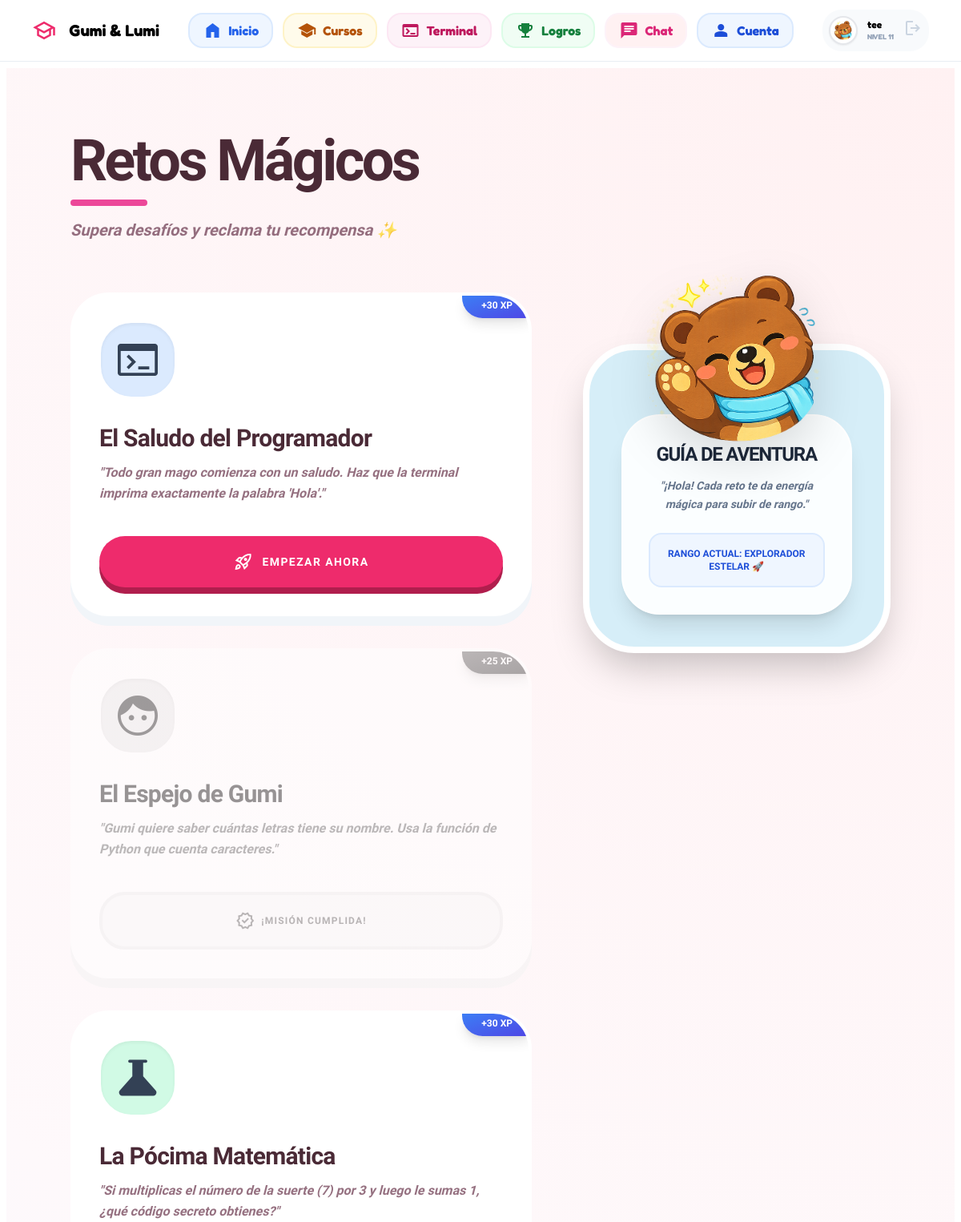
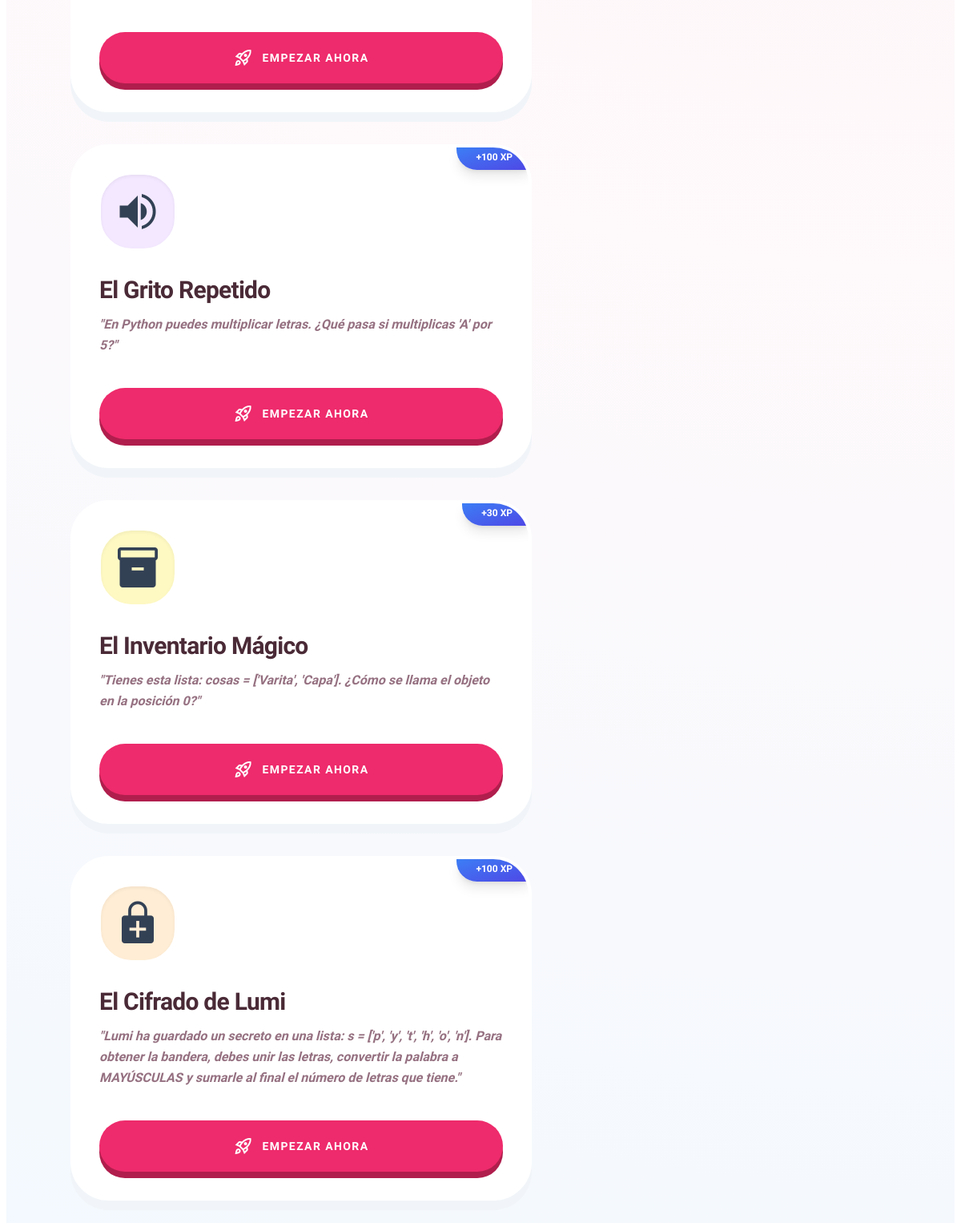
/retos/ (signed in), run on the app's committed database (2 pictures, top to bottom).
### core/models.py (models this page shows, shortened)
class Profile(models.Model):
    AVATAR_CHOICES = [
        ('gumi', 'Gumi (Osito)'),
        ('lumi', 'Lumi (Conejo)'),
    ]
    user = models.OneToOneField(User, on_delete=models.CASCADE, related_name="profile")
    avatar = models.CharField(max_length=10, choices=AVATAR_CHOICES, default='gumi')
    nickname = models.CharField(max_length=50, blank=True)
    phone = models.CharField(max_length=15, blank=True)
    xp = models.IntegerField(default=0)
    cursos_inscritos = models.ManyToManyField('Course', blank=True, related_name="estudiantes")
    @property
    def level(self):
        return (self.xp // 100) + 1
    @property
    def rango(self):
        lvl = self.level
        if lvl <= 10:
            return {
                'nombre': 'Aprendiz de Gumi 🌱',
                'clase': 'bronce',
                'color': '#30abe8', # Azul Gumi
                'icon': 'potted_plant'
            }
        elif lvl <= 20:
            return {
                'nombre': 'Explorador Estelar 🚀',
                'clase': 'plata',
                'color': '#a78bfa', # Lila Lumi
                'icon': 'rocket_launch'
            }

class Reto(models.Model):
    TIPOS_RETO = [
        ('terminal', 'Terminal Python'),
        ('pregunta', 'Pregunta Abierta'),
        ('quiz', 'Opción Múltiple'),
    ]
    titulo = models.CharField(max_length=100)
    descripcion = models.TextField()
    pista = models.TextField(blank=True, null=True) # <-- NUEVO: Para ayudar sin regalar la respuesta
    icono = models.CharField(max_length=50, default='star')
    color_fondo = models.CharField(max_length=50, default='pink-100')
    xp_recompensa = models.IntegerField(default=100)
    tipo = models.CharField(max_length=20, choices=TIPOS_RETO)
    opciones_o_respuesta = models.TextField()
    es_case_sensitive = models.BooleanField(default=False)
    esta_activo = models.BooleanField(default=True)
    fecha_creacion = models.DateTimeField(auto_now_add=True)

### core/views.py (the view)
# urls.py: path('retos/', views.retos_view, name='retos'),
@login_required
def retos_view(request):
    todos_los_retos = Reto.objects.filter(esta_activo=True)
    hechos_ids = RetoCompletado.objects.filter(user=request.user).values_list('reto_id', flat=True)
    return render(request, 'core/retos.html', {
        'retos': todos_los_retos,
        'completadas_ids': hechos_ids
    })

### core/context_processors.py (called while the page is built)
def global_context(request):
    if request.user.is_authenticated:
        ultimo = UserLessonProgress.objects.filter(user=request.user, completed=True).order_by('-completed_at').first()
        if ultimo:
            proxima = Lesson.objects.filter(course=ultimo.lesson.course, order__gt=ultimo.lesson.order).first()
            if not proxima:
                proxima = Lesson.objects.exclude(course=ultimo.lesson.course).first()
        else:
            proxima = Lesson.objects.order_by('course__id', 'order').first()
        return {'proxima_leccion': proxima}
    return {}

### core/templates/core/retos.html (shortened to what this page needs)
{% extends 'base/base_private.html' %}
{% load static %}
{% block content %}
<div class="main-container">
    <main class="max-w-7xl w-full mx-auto px-6 md:px-12 py-12 relative z-10">
        <div class="mb-16">
            <h2 class="text-7xl font-black text-[#4a2a36] mb-3 tracking-tighter">Retos Mágicos</h2>
            <div class="h-2 w-24 bg-pink-500 rounded-full mb-4"></div>
            <p class="text-[#7a4c60] font-bold text-xl opacity-80 italic">Supera desafíos y reclama tu recompensa ✨</p>
        </div>
        <div class="flex flex-col lg:flex-row gap-16">
            <div class="flex-1">
                <div class="reto-grid">
                    {% for reto in retos %}
                    <div class="flat-card {% if reto.id in completadas_ids %}opacity-50 grayscale hover:translate-y-0{% endif %}">
                        <div class="absolute -top-1 -right-1 bg-gradient-to-br from-blue-500 to-indigo-600 text-white px-6 py-2 rounded-bl-[2rem] rounded-tr-[2.5rem] text-xs font-black shadow-lg z-10">
                            +{{ reto.xp_recompensa }} XP
                        </div>
                        <div class="size-24 rounded-[2.5rem] flex items-center justify-center mb-8 relative border-2 border-white shadow-inner bg-{{ reto.color_fondo|default:'pink-100' }}">
                            <span class="material-symbols-outlined text-6xl text-slate-700" style="font-variation-settings: 'FILL' 1">
                            </span>
                        </div>
                        <h3 class="text-3xl font-black mb-3 text-[#4a2a36] tracking-tight">{{ reto.titulo }}</h3>
                        <p class="text-[#7a4c60]/80 text-base mb-10 flex-1 font-bold leading-relaxed italic">
                            "{{ reto.descripcion }}"
                        </p>
                        <div class="mt-auto">
                            {% if reto.id in completadas_ids %}
                                <div class="w-full bg-emerald-50 py-5 rounded-[2rem] flex items-center justify-center gap-2 border-4 border-emerald-100 text-emerald-600 font-black text-xs uppercase tracking-widest">
                                    <span class="material-symbols-outlined">verified</span> ¡Misión Cumplida!
                                </div>
                            {% else %}
                                <button onclick="iniciarReto('{{ reto.id }}', '{{ reto.tipo }}', '{{ reto.titulo }}', '{{ reto.descripcion }}', '{{ reto.opciones_o_respuesta }}')" class="btn-3d-pink">
                                    <span class="material-symbols-outlined font-bold">rocket_launch</span> EMPEZAR AHORA
                                </button>
                            {% endif %}
                        </div>
                    </div>
                    {% endfor %}
                </div>
            </div>
            <div class="lg:w-96">
                <div class="sticky top-20">
                    <div class="mision-diaria-container">
                        <img src="{% if user.profile.avatar == 'lumi' %}{% static 'core/img/lumi_icon.png' %}{% else %}{% static 'core/img/gumi_icon.png' %}{% endif %}"
                             class="character-popout-sidebar animate-hero">
                        <div class="bg-white/90 backdrop-blur-md rounded-[3rem] p-8 shadow-xl border-2 border-white text-center w-full">
                            <h4 class="text-2xl font-black text-slate-800 mb-3 uppercase tracking-tighter">Guía de Aventura</h4>
                            <p class="text-slate-500 text-sm font-bold leading-relaxed mb-6 italic">
                                "¡Hola! Cada reto te da energía mágica para subir de rango."
                            </p>
                            <div class="py-4 px-4 bg-blue-50 rounded-2xl border-2 border-blue-100 font-black text-blue-700 text-xs">
                                RANGO ACTUAL: {{ user.profile.rango.nombre.upper }}
                            </div>
                        </div>
                    </div>
                </div>
            </div>
        </div>
    </main>
</div>
{% endblock %}

### core/templates/base/base_private.html (shortened to what this page needs)
<!DOCTYPE html>
<html lang="en" class="light">
<head>
    <script src="https://cdn.tailwindcss.com?plugins=forms,container-queries"></script>
    <link rel="stylesheet" href="https://cdnjs.cloudflare.com/ajax/libs/animate.css/4.1.1/animate.min.css"/>
</head>
<div class="flex h-screen">
  <div class="flex-1 flex flex-col">
{% include "base/header_private.html" %}
    <main class="flex-1 overflow-y-auto p-10">
      {% block content %}{% endblock %}
    </main>
  </div>
</div>
</body>
</html>

### core/templates/base/header_private.html
{% load static %}
<div class="font-cute">
<header class="flex items-center justify-between border-b border-[#e8edf3] px-10 py-3 bg-white">
    <div class="flex items-center gap-4">
        <span class="material-symbols-outlined text-primary text-3xl">school</span>
        <h2 class="text-xl font-bold">Gumi & Lumi</h2>
    </div>
<nav class="flex items-center gap-3">
{% with current=request.resolver_match.url_name %}
<a href="{% url 'dashboard' %}"
   class="group flex items-center gap-2 px-5 py-2 rounded-full border-2 font-bold transition-all duration-300
   {% if current == 'dashboard' %}
      bg-soft-blue border-blue-500 text-blue-900 shadow-md
   {% else %}
      border-soft-blue text-soft-blue hover:bg-soft-blue hover:bg-pastel-blue hover:text-primary hover:-translate-y-1 hover:scale-105
   {% endif %}">
   <span class="material-symbols-outlined">home</span>
   Inicio
</a>
<a href="{% url 'courses' %}"
   class="group flex items-center gap-2 px-5 py-2 rounded-full border-2 font-bold transition-all duration-300
   {% if current == 'courses' %}
      bg-pastel-yellow border-star-yellow text-[#7a5c00] shadow-md
   {% else %}
      border-star-yellow text-[#a07800]  hover:-translate-y-1 hover:scale-105
   {% endif %}">
   <span class="material-symbols-outlined">school</span>
   Cursos
</a>
<a href="{% url 'terminal_libre' %}"
       class="group flex items-center gap-2 px-5 py-2 rounded-full border-2 font-bold transition-all duration-300
       {% if current == 'terminal_libre' %}
          bg-slate-700 border-slate-900 text-white shadow-md
       {% else %}
          border-slate-800 bg-slate-800 text-white hover:bg-slate-700 hover:-translate-y-1 hover:scale-105
       {% endif %}">
        <span class="material-symbols-outlined">terminal</span>
        Terminal
    </a>
<a href="{% url 'logros' %}"
   class="group flex items-center gap-2 px-5 py-2 rounded-full border-2 font-bold transition-all duration-300
   {% if current == 'logros' %}
      bg-pastel-green border-hill-green text-green-900 shadow-md
   {% else %}
      border-hill-green text-green-700 hover:bg-pastel-green hover:-translate-y-1 hover:scale-105
   {% endif %}">
   <span class="material-symbols-outlined">emoji_events</span>
   Logros
</a>
<a href="{% url 'chat' %}"
   class="group flex items-center gap-2 px-5 py-2 rounded-full border-2 font-bold transition-all duration-300
   {% if current == 'chat' %}
      bg-soft-pink border-primary-pink text-pink-900 shadow-md
   {% else %}
      border-soft-pink text-pink-700 hover:bg-soft-pink hover:text-pink-900 hover:-translate-y-1 hover:scale-105
   {% endif %}">
   <span class="material-symbols-outlined">chat</span>
   Chat
</a>
<a href="{% url 'account' %}"
   class="group flex items-center gap-2 px-5 py-2 rounded-full border-2 font-bold transition-all duration-300
   {% if current == 'account' %}
      bg-soft-blue border-primary text-blue-900 shadow-md
   {% else %}
      border-soft-blue text-blue-700 hover:bg-soft-blue hover:text-blue-900 hover:-translate-y-1 hover:scale-105
   {% endif %}">
   <span class="material-symbols-outlined">person</span>
   Cuenta
</a>
{% endwith %}
</nav>
    <div class="flex items-center gap-3 bg-slate-50 p-2 rounded-[1.5rem]">
        <div class="size-9 rounded-full bg-white border-2 shadow-sm overflow-hidden p-1">
            {% if user.profile.avatar == 'lumi' %}
                <img src="{% static 'core/img/lumi_icon.png' %}" class="w-full h-full object-contain">
            {% else %}
                <img src="{% static 'core/img/gumi_icon.png' %}" class="w-full h-full object-contain">
            {% endif %}
        </div>
        <div class="flex-1">
            <p class="text-xs font-black truncate">{{ user.username }}</p>
            <p class="text-[9px] font-bold text-slate-400 uppercase">Nivel {{ user.profile.level }}</p>
        </div>
        <a href="{% url 'logout' %}">
            <span class="material-symbols-outlined text-slate-300 hover:text-red-400">logout</span>
        </a>
    </div>
</header>
</div>

### core/templates/base/base_private.html (style rules this page uses)
.material-symbols-outlined { font-variation-settings: 'FILL' 0, 'wght' 400, 'GRAD' 0, 'opsz' 24; }
header nav .material-symbols-outlined, .navbar .material-symbols-outlined { font-variation-settings: 'FILL' 1, 'wght' 400, 'GRAD' 0, 'opsz' 24 !important; }
header nav a, .nav-item { opacity: 1 !important; font-weight: 800 !important; display: flex; align-items: center; gap: 8px; padding: 8px 16px !important; border-radius: 18px !important; transition: all 0.3s cubic-bezier(0.175, 0.885, 0.32, 1.275) !important; }
header nav a:nth-child(1), .nav-inicio { color: #2563eb !important; background: #eff6ff !important; border: 2px solid #dbeafe !important; }
header nav a:nth-child(2), .nav-cursos { color: #b45309 !important; background: #fffbeb !important; border: 2px solid #fef3c7 !important; }
header nav a:nth-child(3), .nav-terminal { color: #be185d !important; background: #fdf2f8 !important; border: 2px solid #fce7f3 !important; }
header nav a:nth-child(4), .nav-logros { color: #15803d !important; background: #f0fdf4 !important; border: 2px solid #dcfce7 !important; }
header nav a:nth-child(5), .nav-chat { color: #db2777 !important; background: #fff1f2 !important; border: 2px solid #fdf2f8 !important; }
header nav a:nth-child(6), .nav-cuenta { color: #1d4ed8 !important; background: #eff6ff !important; border: 2px solid #dbeafe !important; }

### data on the page
Reto: xp_recompensa "30", titulo "El Saludo del Programador", descripcion "Todo gran mago comienza con un saludo. Haz que la terminal imprima exactamente la palabra 'Hola'."
Reto: xp_recompensa "25", titulo "El Espejo de Gumi", descripcion "Gumi quiere saber cuántas letras tiene su nombre. Usa la función de Python que cuenta caracteres.", shows "¡MISIÓN CUMPLIDA!"
Reto: xp_recompensa "30", titulo "La Pócima Matemática", descripcion "Si multiplicas el número de la suerte (7) por 3 y luego le sumas 1, ¿qué código secreto obtienes?"
Reto: xp_recompensa "100", titulo "El Grito Repetido", descripcion "En Python puedes multiplicar letras. ¿Qué pasa si multiplicas 'A' por 5?"
Reto: xp_recompensa "30", titulo "El Inventario Mágico", descripcion "Tienes esta lista: cosas = ['Varita', 'Capa']. ¿Cómo se llama el objeto en la posición 0?"
Reto: xp_recompensa "100", titulo "El Cifrado de Lumi", descripcion "Lumi ha guardado un secreto en una lista: s = ['p', 'y', 't', 'h', 'o', 'n']. Para obtener la bandera, debes unir las letras, convertir la palabra a MAYÚSCULAS y sumarle al final el número de letras que tiene."

### other printed values
{{ user.username }} "tee"
{{ user.profile.level }} "11"
{{ user.profile.rango.nombre.upper }} "EXPLORADOR ESTELAR 🚀"
